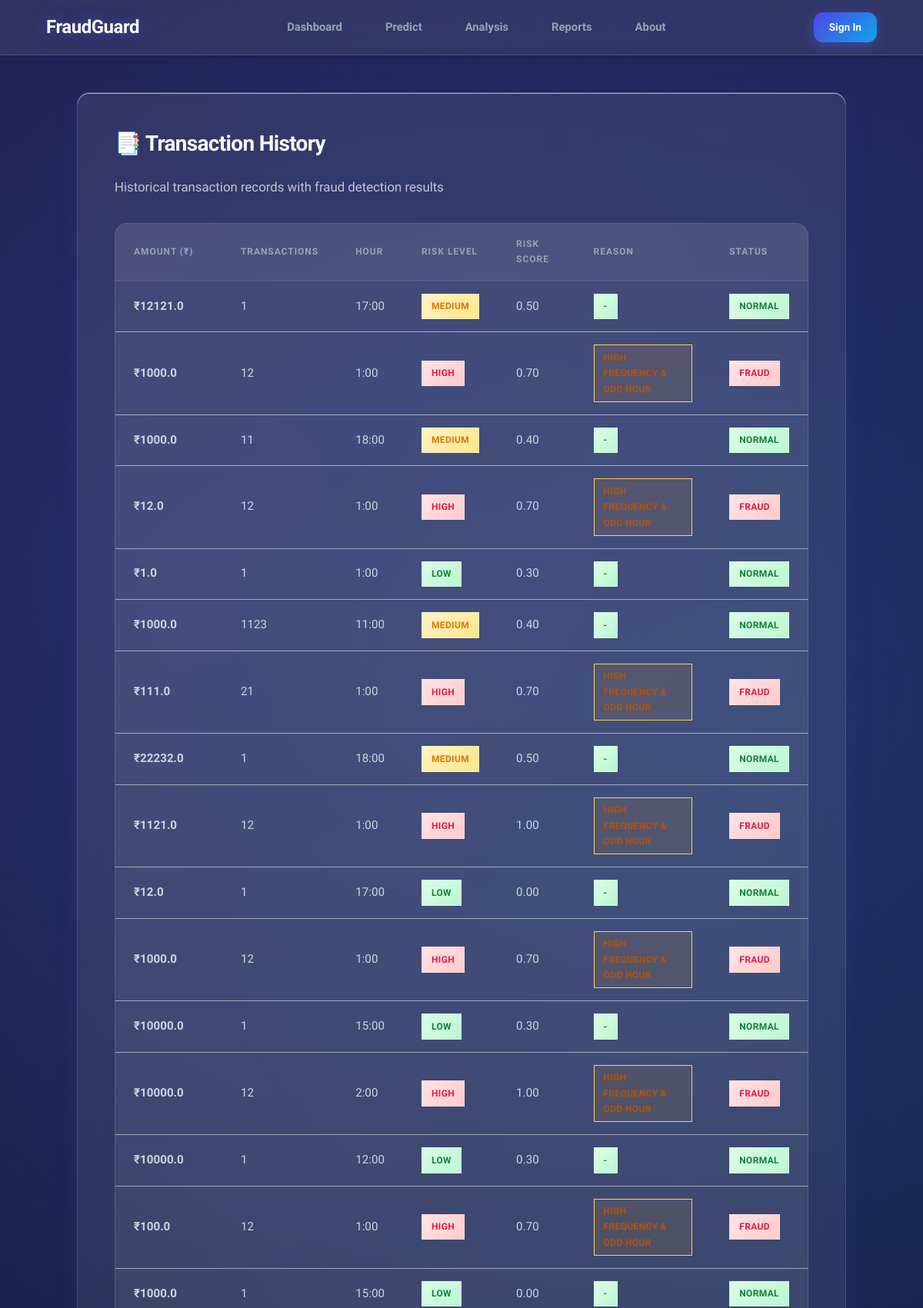
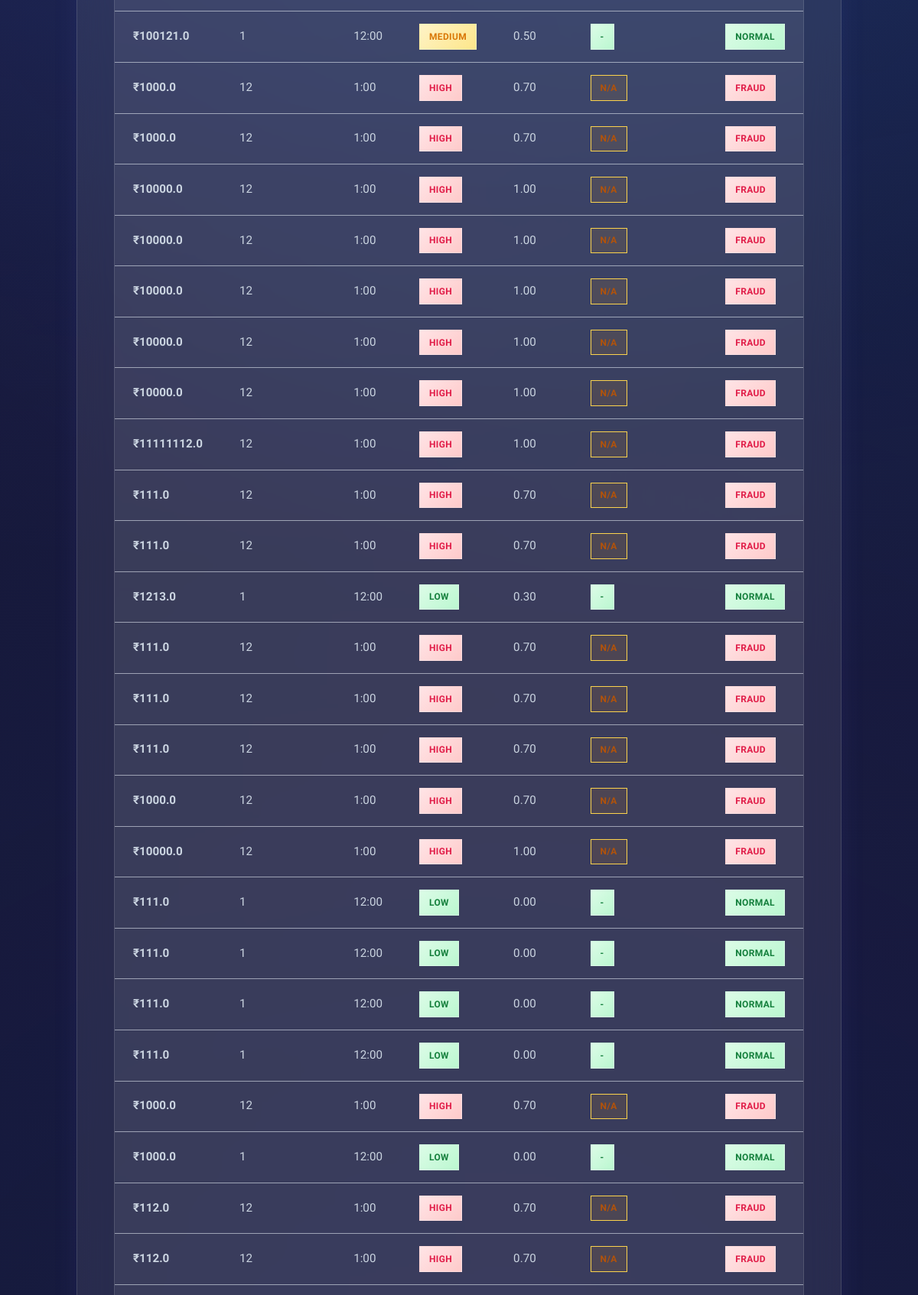
The page /report/ (upper part) on the database its author committed (2 pictures, top to bottom).
### core/models.py (models this page shows, shortened)
class TransactionRecord(models.Model):
    amount = models.FloatField()
    transactions = models.IntegerField()
    hour = models.IntegerField()
    fraud_result = models.CharField(max_length=20) # "Fraud" or "Normal"
    risk_level = models.CharField(max_length=20)   # "High Risk", etc.
    risk_score = models.FloatField(default=0.0)
    fraud_reason = models.CharField(max_length=255, blank=True, null=True)
    timestamp = models.DateTimeField(auto_now_add=True)

### core/views.py (the view)
# urls.py: path('report/', views.report, name='report'),
def report(request):
    report_data = TransactionRecord.objects.all().order_by('-timestamp')
    return render(request, 'core/report.html', {'report_data': report_data})

### core/templates/core/report.html (shortened to what this page needs)
{% extends 'core/base.html' %}
{% block content %}
<div class="box wide">
    <h2>📑 Transaction History</h2>
    <p class="subtitle">Historical transaction records with fraud detection results</p>
    {% if report_data %}
    <div class="table-wrapper">
        <table>
            <thead>
                <tr>
                    <th>Amount (₹)</th>
                    <th>Transactions</th>
                    <th>Hour</th>
                    <th>Risk Level</th>
                    <th>Risk Score</th>
                    <th>Reason</th>
                    <th>Status</th>
                </tr>
            </thead>
            <tbody>
                {% for row in report_data %}
                <tr>
                    <td><strong>₹{{ row.amount }}</strong></td>
                    <td>{{ row.transactions }}</td>
                    <td>{{ row.hour }}:00</td>
                    <td>
                        {% if row.risk_level == "High Risk" %}
                        <span class="badge fraud">High</span>
                        {% elif row.risk_level == "Medium Risk" %}
                        <span class="badge warning">Medium</span>
                        {% else %}
                        <span class="badge normal">Low</span>
                        {% endif %}
                    </td>
                    <td>{{ row.risk_score|floatformat:2 }}</td>
                    <td>
                        {% if row.fraud_result == "Fraud" %}
                        <span class="badge reason">{{ row.fraud_reason|default:"N/A" }}</span>
                        {% else %}
                        <span class="badge normal">-</span>
                        {% endif %}
                    </td>
                    <td>
                        {% if row.fraud_result == "Fraud" %}
                        <span class="badge fraud">Fraud</span>
                        {% else %}
                        <span class="badge normal">Normal</span>
                        {% endif %}
                    </td>
                </tr>
                {% endfor %}
            </tbody>
        </table>
    </div>
    {% endif %}
</div>
{% endblock %}

### core/templates/core/base.html (shortened to what this page needs)
{% load static %}
<!DOCTYPE html>
<html lang="en">
<head>
    <link rel="stylesheet" href="{% static 'core/style.css' %}?v=1.4">
</head>
<body>
    <nav class="navbar">
        <a href="{% url 'home' %}" class="brand">
            FraudGuard
        </a>
        <div class="nav-links">
            <a href="{% url 'home' %}" class="nav-link">Dashboard</a>
            <a href="{% url 'predict' %}" class="nav-link">Predict</a>
            <a href="{% url 'fraud_analysis' %}" class="nav-link">Analysis</a>
            <a href="{% url 'report' %}" class="nav-link">Reports</a>
            <a href="{% url 'about' %}" class="nav-link">About</a>
        </div>
        <div class="auth-buttons">
            {% if user.is_authenticated %}
            <span class="nav-link" style="cursor: default;">👤 {{ user.username }}</span>
            <a href="{% url 'logout' %}" class="button secondary btn-inline"
                style="padding: 0.5rem 1rem; font-size: 0.85rem;">
                Logout
            </a>
            {% else %}
            <a href="{% url 'login' %}" class="button btn-inline" style="padding: 0.5rem 1.25rem; font-size: 0.85rem;">
                Sign In
            </a>
            {% endif %}
        </div>
    </nav>
    <div class="container">
        {% block content %}
        {% endblock %}
    </div>
</body>
</html>

### rows shown on the page
TransactionRecord: amount "12121.0", transactions "1", hour "17", risk_level "MEDIUM", risk_score "0.50", fraud_result "NORMAL"
TransactionRecord: amount "1000.0", transactions "12", hour "1", risk_level "HIGH", risk_score "0.70", fraud_result "FRAUD"
TransactionRecord: amount "1000.0", transactions "11", hour "18", risk_level "MEDIUM", risk_score "0.40", fraud_result "NORMAL"
TransactionRecord: amount "12.0", transactions "12", hour "1", risk_level "HIGH", risk_score "0.70", fraud_result "FRAUD"
TransactionRecord: amount "1.0", transactions "1", hour "1", risk_level "LOW", risk_score "0.30", fraud_result "NORMAL"
TransactionRecord: amount "1000.0", transactions "1123", hour "11", risk_level "MEDIUM", risk_score "0.40", fraud_result "NORMAL"
TransactionRecord: amount "111.0", transactions "21", hour "1", risk_level "HIGH", risk_score "0.70", fraud_result "FRAUD"
TransactionRecord: amount "22232.0", transactions "1", hour "18", risk_level "MEDIUM", risk_score "0.50", fraud_result "NORMAL"
TransactionRecord: amount "1121.0", transactions "12", hour "1", risk_level "HIGH", risk_score "1.00", fraud_result "FRAUD"
TransactionRecord: amount "12.0", transactions "1", hour "17", risk_level "LOW", risk_score "0.00", fraud_result "NORMAL"
TransactionRecord: amount "1000.0", transactions "12", hour "1", risk_level "HIGH", risk_score "0.70", fraud_result "FRAUD"
TransactionRecord: amount "10000.0", transactions "1", hour "15", risk_level "LOW", risk_score "0.30", fraud_result "NORMAL"
TransactionRecord: amount "10000.0", transactions "12", hour "2", risk_level "HIGH", risk_score "1.00", fraud_reason "HIGH FREQUENCY & ODD HOUR", fraud_result "FRAUD"
TransactionRecord: amount "10000.0", transactions "1", hour "12", risk_level "LOW", risk_score "0.30", fraud_result "NORMAL"
TransactionRecord: amount "100.0", transactions "12", hour "1", risk_level "HIGH", risk_score "0.70", fraud_reason "HIGH FREQUENCY & ODD HOUR", fraud_result "FRAUD"
TransactionRecord: amount "1000.0", transactions "1", hour "15", risk_level "LOW", risk_score "0.00", fraud_result "NORMAL"
TransactionRecord: amount "100121.0", transactions "1", hour "12", risk_level "MEDIUM", risk_score "0.50", fraud_result "NORMAL"
TransactionRecord: amount "1000.0", transactions "12", hour "1", risk_level "HIGH", risk_score "0.70", fraud_reason "N/A", fraud_result "FRAUD"
TransactionRecord: amount "1000.0", transactions "12", hour "1", risk_level "HIGH", risk_score "0.70", fraud_reason "N/A", fraud_result "FRAUD"
TransactionRecord: amount "10000.0", transactions "12", hour "1", risk_level "HIGH", risk_score "1.00", fraud_reason "N/A", fraud_result "FRAUD"
TransactionRecord: amount "10000.0", transactions "12", hour "1", risk_level "HIGH", risk_score "1.00", fraud_reason "N/A", fraud_result "FRAUD"
TransactionRecord: amount "10000.0", transactions "12", hour "1", risk_level "HIGH", risk_score "1.00", fraud_reason "N/A", fraud_result "FRAUD"
TransactionRecord: amount "10000.0", transactions "12", hour "1", risk_level "HIGH", risk_score "1.00", fraud_reason "N/A", fraud_result "FRAUD"
TransactionRecord: amount "10000.0", transactions "12", hour "1", risk_level "HIGH", risk_score "1.00", fraud_reason "N/A", fraud_result "FRAUD"
TransactionRecord: amount "11111112.0", transactions "12", hour "1", risk_level "HIGH", risk_score "1.00", fraud_reason "N/A", fraud_result "FRAUD"
TransactionRecord: amount "111.0", transactions "12", hour "1", risk_level "HIGH", risk_score "0.70", fraud_reason "N/A", fraud_result "FRAUD"
TransactionRecord: amount "111.0", transactions "12", hour "1", risk_level "HIGH", risk_score "0.70", fraud_reason "N/A", fraud_result "FRAUD"
TransactionRecord: amount "1213.0", transactions "1", hour "12", risk_level "LOW", risk_score "0.30", fraud_result "NORMAL"
TransactionRecord: amount "111.0", transactions "12", hour "1", risk_level "HIGH", risk_score "0.70", fraud_reason "N/A", fraud_result "FRAUD"
TransactionRecord: amount "111.0", transactions "12", hour "1", risk_level "HIGH", risk_score "0.70", fraud_reason "N/A", fraud_result "FRAUD"
TransactionRecord: amount "111.0", transactions "12", hour "1", risk_level "HIGH", risk_score "0.70", fraud_reason "N/A", fraud_result "FRAUD"
TransactionRecord: amount "1000.0", transactions "12", hour "1", risk_level "HIGH", risk_score "0.70", fraud_reason "N/A", fraud_result "FRAUD"
TransactionRecord: amount "10000.0", transactions "12", hour "1", risk_level "HIGH", risk_score "1.00", fraud_reason "N/A", fraud_result "FRAUD"
TransactionRecord: amount "111.0", transactions "1", hour "12", risk_level "LOW", risk_score "0.00", fraud_result "NORMAL"
TransactionRecord: amount "111.0", transactions "1", hour "12", risk_level "LOW", risk_score "0.00", fraud_result "NORMAL"
TransactionRecord: amount "111.0", transactions "1", hour "12", risk_level "LOW", risk_score "0.00", fraud_result "NORMAL"
TransactionRecord: amount "111.0", transactions "1", hour "12", risk_level "LOW", risk_score "0.00", fraud_result "NORMAL"
TransactionRecord: amount "1000.0", transactions "12", hour "1", risk_level "HIGH", risk_score "0.70", fraud_reason "N/A", fraud_result "FRAUD"
TransactionRecord: amount "1000.0", transactions "1", hour "12", risk_level "LOW", risk_score "0.00", fraud_result "NORMAL"
TransactionRecord: amount "112.0", transactions "12", hour "1", risk_level "HIGH", risk_score "0.70", fraud_reason "N/A", fraud_result "FRAUD"
TransactionRecord: amount "112.0", transactions "12", hour "1", risk_level "HIGH", risk_score "0.70", fraud_reason "N/A", fraud_result "FRAUD"
